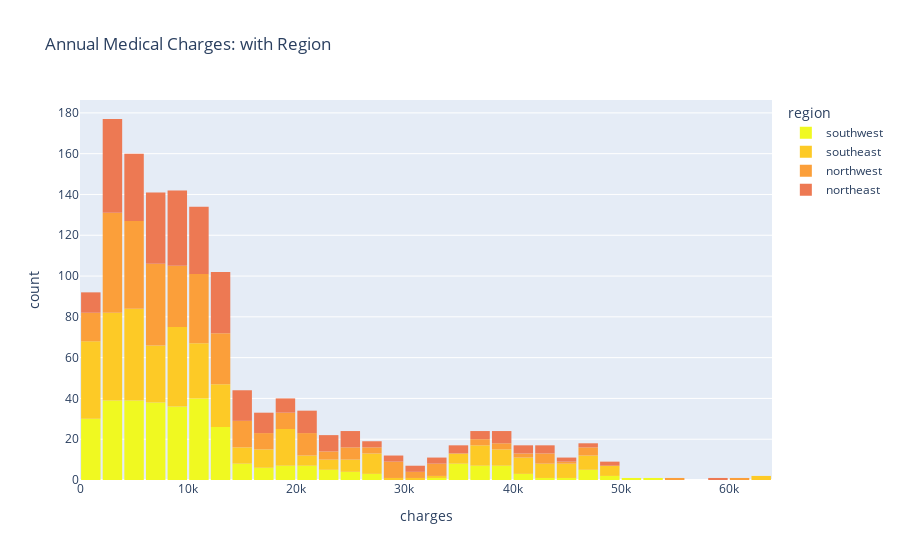

The code cell stored with this chart in its notebook:
### Markdown cell above
![image.png](attachment:image.png)

We can make the following observations from the above graph:

* For most customers, the annual medical charges are under $10,000. Only a small fraction of customer have higher medical expenses, possibly due to major accidents, illnesses or genetical diseases. The distribution follows a "power law".
* There is a significant difference in medical expenses between smokers and non-smokers. While the median for non-smokers is $7300, the median for smokers is close to $35,000.


### Charges According to Region

Let's also use the categorical column "region" to distinguish the charges for all the 4 regions.

### Code cell
fig = px.histogram(acme_data, 
                   x='charges', 
                   color='region', 
                   color_discrete_sequence=px.colors.sequential.Plasma_r, 
                   title='Annual Medical Charges: with Region')

fig.update_layout(bargap=0.1)
fig.show()

### Figure 1 — Plotly figure (JSON) as saved in the notebook; plotly's stock layout.template omitted (floating-point values rounded to 4 significant figures; data arrays with more than 128 entries replaced by an {"elided": "..."} marker saying what was removed)
{"data": [{"alignmentgroup": "True", "bingroup": "x", "hovertemplate": "region=southwest<br>charges=%{x}<br>count=%{y}<extra></extra>", "legendgroup": "southwest", "marker": {"color": "#f0f921", "pattern": {"shape": ""}}, "name": "southwest", "offsetgroup": "southwest", "orientation": "v", "showlegend": true, "type": "histogram", "x": {"elided": "325 float values"}, "xaxis": "x", "yaxis": "y"}, {"alignmentgroup": "True", "bingroup": "x", "hovertemplate": "region=southeast<br>charges=%{x}<br>count=%{y}<extra></extra>", "legendgroup": "southeast", "marker": {"color": "#fdca26", "pattern": {"shape": ""}}, "name": "southeast", "offsetgroup": "southeast", "orientation": "v", "showlegend": true, "type": "histogram", "x": {"elided": "364 float values"}, "xaxis": "x", "yaxis": "y"}, {"alignmentgroup": "True", "bingroup": "x", "hovertemplate": "region=northwest<br>charges=%{x}<br>count=%{y}<extra></extra>", "legendgroup": "northwest", "marker": {"color": "#fb9f3a", "pattern": {"shape": ""}}, "name": "northwest", "offsetgroup": "northwest", "orientation": "v", "showlegend": true, "type": "histogram", "x": {"elided": "325 float values"}, "xaxis": "x", "yaxis": "y"}, {"alignmentgroup": "True", "bingroup": "x", "hovertemplate": "region=northeast<br>charges=%{x}<br>count=%{y}<extra></extra>", "legendgroup": "northeast", "marker": {"color": "#ed7953", "pattern": {"shape": ""}}, "name": "northeast", "offsetgroup": "northeast", "orientation": "v", "showlegend": true, "type": "histogram", "x": {"elided": "324 float values"}, "xaxis": "x", "yaxis": "y"}], "layout": {"bargap": 0.1, "barmode": "relative", "legend": {"title": {"text": "region"}, "tracegroupgap": 0}, "title": {"text": "Annual Medical Charges: with Region"}, "xaxis": {"anchor": "y", "domain": [0, 1], "title": {"text": "charges"}}, "yaxis": {"anchor": "x", "domain": [0, 1], "title": {"text": "count"}}}}
